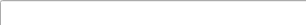
<?xml version="1.0" encoding="UTF-8"?>
<ui version="4.0">
 <class>MainWindow</class>
 <widget class="QMainWindow" name="MainWindow">
  <property name="geometry">
   <rect>
    <x>0</x>
    <y>0</y>
    <width>306</width>
    <height>25</height>
   </rect>
  </property>
  <property name="windowTitle">
   <string>MainWindow</string>
  </property>
  <widget class="QWidget" name="centralwidget">
   <widget class="QLineEdit" name="text_send">
    <property name="geometry">
     <rect>
      <x>0</x>
      <y>0</y>
      <width>311</width>
      <height>31</height>
     </rect>
    </property>
    <property name="font">
     <font>
      <family>Noto Sans KR</family>
      <pointsize>14</pointsize>
     </font>
    </property>
    <property name="toolTip">
     <string>only 12 letters, ENG only</string>
    </property>
    <property name="statusTip">
     <string>only 12 letters, ENG only</string>
    </property>
    <property name="whatsThis">
     <string>only 12 letters, ENG only</string>
    </property>
    <property name="locale">
     <locale language="English" country="UnitedStates"/>
    </property>
   </widget>
  </widget>
 </widget>
 <resources/>
 <connections/>
</ui>
